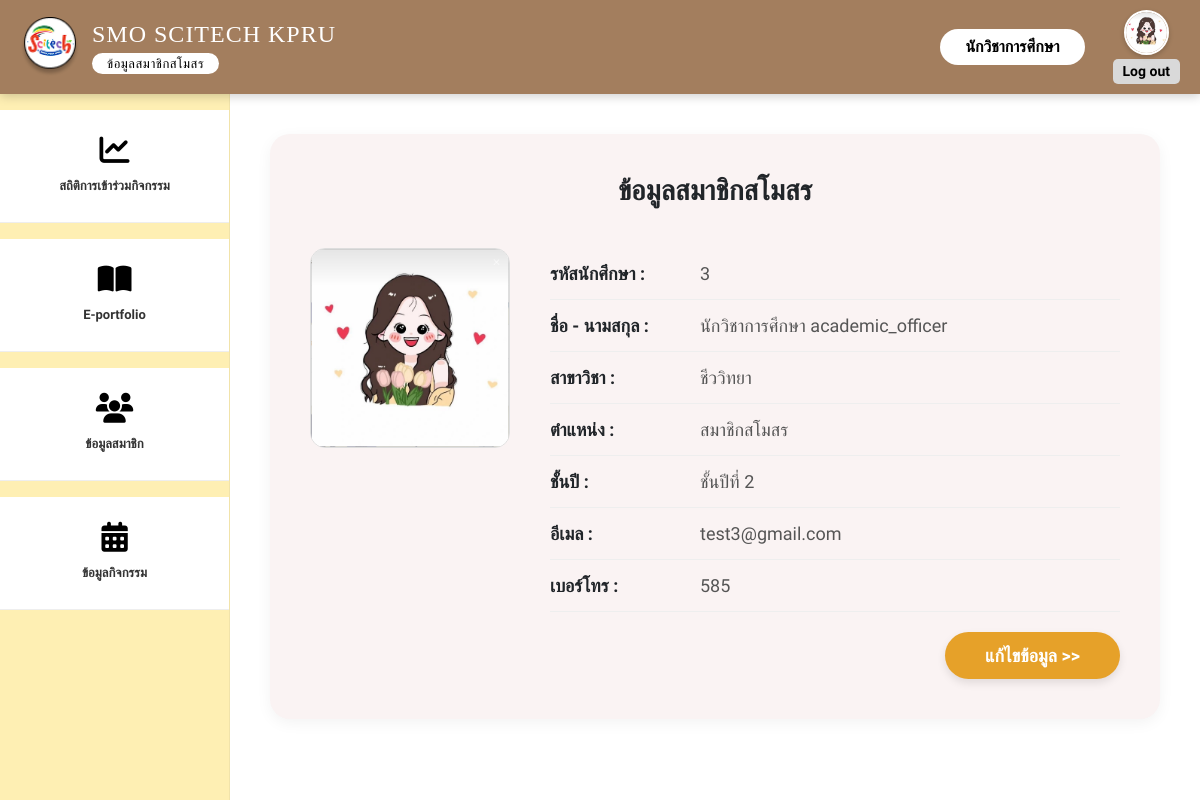
The page /user_management.php (signed in) on the database its author committed.
### tables this page shows
CREATE TABLE `users` (
  `user_id` int(11) NOT NULL,
  `first_name` varchar(100) NOT NULL,
  `last_name` varchar(100) NOT NULL,
  `profile_image` varchar(255) DEFAULT 'default.png',
  `idstudent` varchar(191) DEFAULT NULL,
  `email` varchar(255) DEFAULT NULL,
  `phone` varchar(20) DEFAULT NULL COMMENT 'เบอร์โทรศัพท์',
  `about_me` text DEFAULT NULL,
  `password` varchar(255) NOT NULL,
  `academic_year` varchar(4) DEFAULT NULL,
  `year_level` varchar(50) DEFAULT NULL,
  `department` varchar(100) DEFAULT NULL,
  `reset_token` varchar(255) DEFAULT NULL,
  `reset_expiry` datetime DEFAULT NULL,
  `status` enum('active','inactive') NOT NULL DEFAULT 'active',
  `userrole` enum('executive','academic_officer','club_president','club_member') DEFAULT NULL,
  `membership_status` enum('pending','member','no_member') NOT NULL DEFAULT 'pending',
  `created_at` timestamp NOT NULL DEFAULT current_timestamp(),
  `deleted_at` datetime DEFAULT NULL,
  `hard_skill_computer` varchar(255) DEFAULT NULL,
  `comp_level` varchar(50) DEFAULT NULL,
  `hard_skill_lang` varchar(255) DEFAULT NULL,
  `lang_listen` varchar(50) DEFAULT NULL,
  `lang_speak` varchar(50) DEFAULT NULL,
  `lang_read` varchar(50) DEFAULT NULL,
  `lang_write` varchar(50) DEFAULT NULL
);

### user_management.php (the view, shortened to what this page needs)
<?php
include 'db.php';
$user_id = $_SESSION['user_id'];
$sql_user = "SELECT * FROM users WHERE user_id = ?";
$stmt_user = $conn->prepare($sql_user);
$stmt_user->bind_param("i", $user_id);
$stmt_user->execute();
$user_data = $stmt_user->get_result()->fetch_assoc();
$profile_image_navbar = !empty($user_data['profile_image']) && $user_data['profile_image'] !== 'default.png'
                        ? $user_data['profile_image']
                        : 'default.png';
?>
<!DOCTYPE html>
<html lang="th">
<head>
    <link href="https://cdn.jsdelivr.net/npm/bootstrap@5.3.0/dist/css/bootstrap.min.css" rel="stylesheet">
    <link href="https://cdnjs.cloudflare.com/ajax/libs/font-awesome/6.4.0/css/all.min.css" rel="stylesheet">
</head>
<body>
    <div class="wrapper">
        <nav class="top-navbar d-print-none">
            <div class="brand-section">
                <img src="img/logo.png" alt="Logo" class="brand-logo">
                <div style="display: flex; flex-direction: column; align-items: flex-start; line-height: 1.2;">
                    <span class="brand-name">SMO SCITECH KPRU</span>
                    <span class="text-page-pill-btn mt-1">ข้อมูลสมาชิกสโมสร</span>
                </div>
            </div>
            <div class="d-flex align-items-center">
                <span class="d-none d-sm-block fw-bold me-2 login-pill-btn">
                    <?php echo htmlspecialchars($_SESSION['first_name'] ?? 'ผู้ใช้งาน'); ?>
                </span>
                <div class="logout-area">
                    <a href="user_management.php">
                        <img src="uploads/profiles/<?php echo htmlspecialchars($profile_image_navbar); ?>" alt="Profile"
                             style="width: 45px; height: 45px; border-radius: 50%; object-fit: cover; border: 2px solid white; box-shadow: 0 2px 5px rgba(0,0,0,0.2);">
                    </a>
                    <a href="logout.php" class="logout-text mt-1">Log out</a>
                </div>
            </div>
        </nav>
        <div class="main-wrapper">
            <aside class="sidebar d-print-none">
                <a href="report_activity.php" class="sidebar-item mt-3 mb-3">
                    <i class="fa-solid fa-chart-line"></i>
                    <span>สถิติการเข้าร่วมกิจกรรม</span>
                </a>
                <a href="e-portfolio.php" class="sidebar-item mb-3">
                    <i class="fa-solid fa-book-open"></i>
                    <span>E-portfolio</span>
                </a>
                <a href="user_management.php" class="sidebar-item mb-3">
                    <i class="fa-solid fa-users"></i>
                    <span>ข้อมูลสมาชิก</span>
                </a>
                <a href="activity.php" class="sidebar-item">
                    <i class="fa-solid fa-calendar-days"></i>
                    <span>ข้อมูลกิจกรรม</span>
                </a>
            </aside>
            <main class="content-area">
                <div class="info-card">
                    <h3>ข้อมูลสมาชิกสโมสร</h3>
                    <div class="profile-flex">
                        <div class="profile-img-box">
                            <?php
                                $img_src = !empty($user_data['profile_image']) && $user_data['profile_image'] !== 'default.png'
                                           ? 'uploads/profiles/' . $user_data['profile_image']
                                           : 'https://via.placeholder.com/150?text=No+Image';
                            ?>
                            <img src="<?php echo $img_src; ?>" alt="Profile">
                        </div>
                        <ul class="info-list">
                            <li>
                                <span class="info-label">รหัสนักศึกษา :</span>
                                <span class="info-value"><?php echo htmlspecialchars($user_data['idstudent'] ?? '-'); ?></span>
                            </li>
                            <li>
                                <span class="info-label">ชื่อ - นามสกุล :</span>
                                <span class="info-value"><?php echo htmlspecialchars($user_data['first_name'].' '.$user_data['last_name']); ?></span>
                            </li>
                            <li>
                                <span class="info-label">สาขาวิชา :</span>
                                <span class="info-value"><?php echo htmlspecialchars($user_data['department'] ?? '-'); ?></span>
                            </li>
                            <li>
                                <span class="info-label">ตำแหน่ง :</span>
                                <span class="info-value"><?php echo htmlspecialchars($user_data['userrole'] == 'club_president' ? 'นายกสโมสร' : 'สมาชิกสโมสร'); ?></span>
                            </li>
                            <li>
                                <span class="info-label">ชั้นปี :</span>
                                <span class="info-value"><?php echo htmlspecialchars($user_data['year_level'] ?? '-'); ?></span>
                            </li>
                            <li>
                                <span class="info-label">อีเมล :</span>
                                <span class="info-value"><?php echo htmlspecialchars($user_data['email']); ?></span>
                            </li>
                            <li>
                                <span class="info-label">เบอร์โทร :</span>
                                <span class="info-value"><?php echo htmlspecialchars($user_data['phone'] ?? '-'); ?></span>
                            </li>
                        </ul>
                    </div>
                    <button class="btn-edit-gold" data-bs-toggle="modal" data-bs-target="#editModal">แก้ไขข้อมูล >></button>
                    <div class="clearfix"></div>
                </div>
            </main>
        </div>
    </div>
</body>
</html>

### user_management.php (style rules this page uses)
:root { --top-bar-bg: #A37E5E; --yellow-sidebar: #FEEFB3; --btn-gold: #E6A129; --text-dark: #333; }
body { font-family: 'Sarabun', sans-serif; background-color: #fff; margin: 0; overflow-x: hidden; display: flex; flex-direction: column; min-height: 100vh; }
.wrapper { display: flex; flex-direction: column; flex: 1; }
.top-navbar { background-color: var(--top-bar-bg); min-height: 80px; display: flex; align-items: center; padding: 10px 20px; justify-content: space-between; color: white; box-shadow: 0 2px 10px rgba(0, 0, 0, 0.2); z-index: 100; position: sticky; top: 0; }
.brand-section { display: flex; align-items: center; gap: 12px; }
.brand-logo { width: 60px; height: 60px; }
.brand-name { font-size: clamp(16px, 4vw, 24px); font-family: serif; letter-spacing: 1px; white-space: nowrap; }
.text-page-pill-btn { background: white; color: black; padding: 3px 15px; border-radius: 20px; text-decoration: none; font-size: 13px; letter-spacing: 0.5px; font-weight: 500; }
.login-pill-btn { background: white; color: black; padding: 6px 25px; border-radius: 50px; text-decoration: none; font-weight: bold; font-size: 16px; transition: 0.3s; }
.logout-area { text-align: center; margin-left: 20px; }
.logout-text { color: #000; font-weight: bold; text-decoration: none; font-size: 14px; background: #D9D9D9; padding: 2px 10px; border-radius: 5px; display: block; text-align: center; }
.main-wrapper { display: flex; flex: 1; position: relative; }
.sidebar { width: 230px; background-color: var(--yellow-sidebar); flex-shrink: 0; display: flex; flex-direction: column; border-right: 1px solid rgba(0, 0, 0, 0.05); transition: 0.3s ease-in-out; z-index: 99; }
.sidebar-item { background: white; padding: 25px 10px; text-align: center; border-bottom: 1px solid #eee; text-decoration: none; color: #333; display: block; transition: all 0.3s ease; }
.sidebar-item i { font-size: 30px; display: block; margin-bottom: 8px; color: #000; }
.sidebar-item span { font-weight: bold; font-size: 13px; }
.content-area { flex-grow: 1; padding: 40px; background-color: white; }
.info-card { background: #FAF3F3; border-radius: 20px; padding: 40px; max-width: 900px; margin: 0 auto; box-shadow: 0 4px 15px rgba(0,0,0,0.05); position: relative; }
.info-card h3 { text-align: center; margin-bottom: 40px; font-weight: bold; }
.profile-flex { display: flex; gap: 40px; align-items: flex-start; }
.profile-img-box { width: 200px; height: 200px; background: #fff; border-radius: 15px; border: 1px solid #ddd; overflow: hidden; flex-shrink: 0; display: flex; align-items: center; justify-content: center; }
.profile-img-box img { width: 100%; height: 100%; object-fit: cover; }
.info-list { flex-grow: 1; list-style: none; padding: 0; margin: 0; }
.info-list li { display: flex; border-bottom: 1px solid #eee; padding: 12px 0; font-size: 18px; }
.info-label { width: 150px; font-weight: bold; }
.info-value { color: #555; }
.btn-edit-gold { background-color: var(--btn-gold); color: #fff; border: none; padding: 10px 40px; border-radius: 30px; font-weight: bold; font-size: 18px; float: right; margin-top: 20px; box-shadow: 0 4px 8px rgba(0,0,0,0.1); }

### rows shown on the page
users: profile_image (picture), idstudent "3", first_name+last_name "นักวิชาการศึกษา academic_officer", department "ชีววิทยา", userrole "สมาชิกสโมสร", year_level "ชั้นปีที่ 2", email "test3@gmail.com", phone "585"

### other values the page prints
$_SESSION['first_name'] "นักวิชาการศึกษา"
